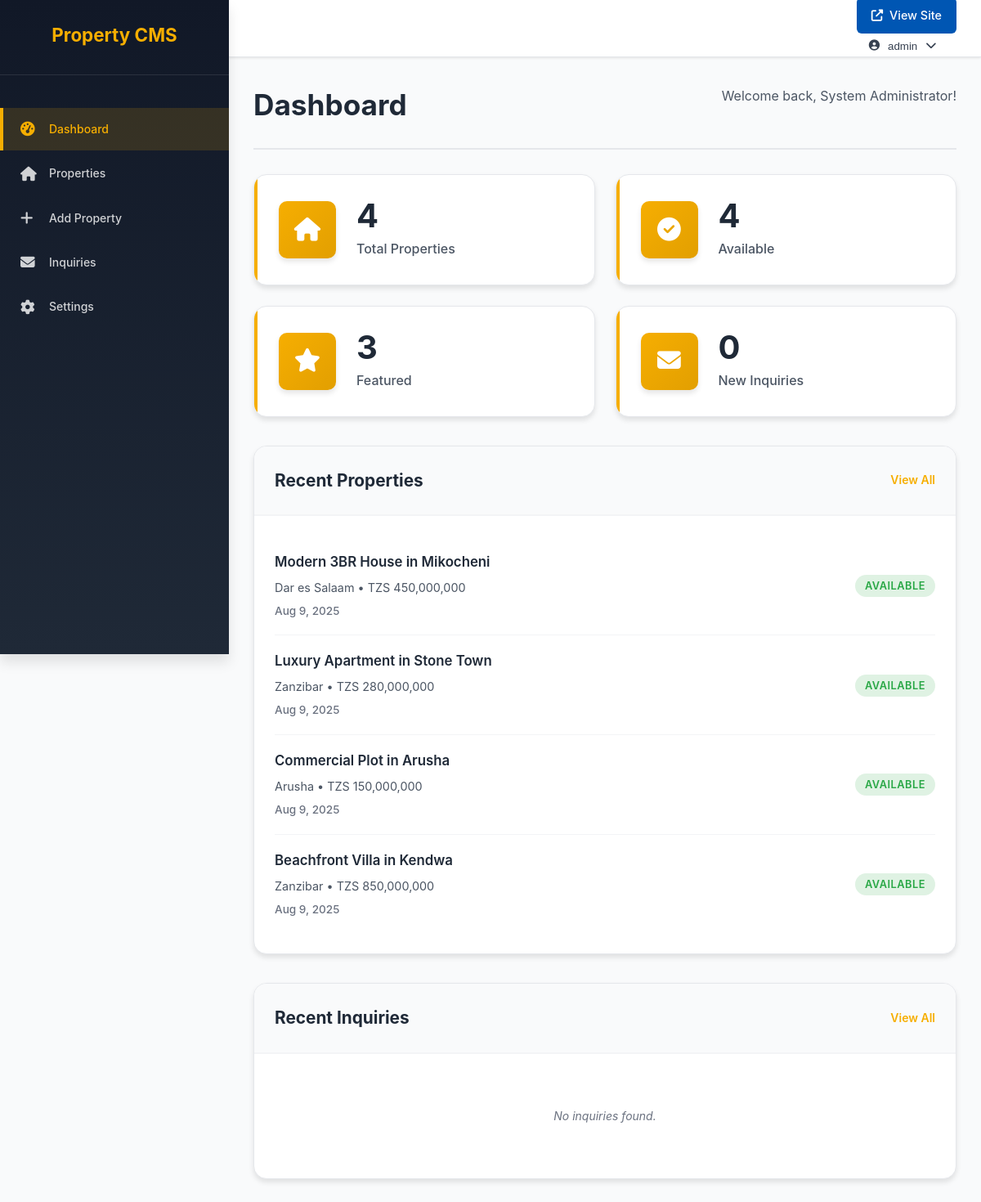
/admin/index.php (signed in), run on the app's committed database.
### tables this page shows
CREATE TABLE IF NOT EXISTS properties (
    id INT AUTO_INCREMENT PRIMARY KEY,
    title VARCHAR(255) NOT NULL,
    description TEXT,
    property_type ENUM('house', 'apartment', 'land', 'commercial') NOT NULL,
    location VARCHAR(255) NOT NULL,
    price DECIMAL(15,2) NOT NULL,
    bedrooms INT DEFAULT 0,
    bathrooms INT DEFAULT 0,
    area DECIMAL(10,2) DEFAULT 0,
    images JSON,
    featured BOOLEAN DEFAULT FALSE,
    status ENUM('available', 'sold', 'pending') DEFAULT 'available',
    views INT DEFAULT 0,
    created_at TIMESTAMP DEFAULT CURRENT_TIMESTAMP,
    updated_at TIMESTAMP DEFAULT CURRENT_TIMESTAMP ON UPDATE CURRENT_TIMESTAMP
);

### config/database.php (called while the page is built, shortened)
<?php
class Database {
    private static $instance = null;
    private $connection;
    private $host = 'localhost';
    private $database = 'u145584795_promaafrica';
    private $username = 'u145584795_protas';
    private $password = 'Promaafrica@2024';
    private $charset = 'utf8mb4';
    private function __construct() {
        $dsn = "mysql:host={$this->host};dbname={$this->database};charset={$this->charset}";
        $options = [
            PDO::ATTR_ERRMODE => PDO::ERRMODE_EXCEPTION,
            PDO::ATTR_DEFAULT_FETCH_MODE => PDO::FETCH_ASSOC,
            PDO::ATTR_EMULATE_PREPARES => false,
        ];
        try {
            $this->connection = new PDO($dsn, $this->username, $this->password, $options);
        } catch (PDOException $e) {
            throw new PDOException($e->getMessage(), (int)$e->getCode());
        }
    }
    public static function getInstance() {
        if (self::$instance === null) {
            self::$instance = new self();
        }
        return self::$instance;
    }
    public function getConnection() {
        return $this->connection;
    }
}
?>

### admin/auth.php (called while the page is built, shortened)
<?php
require_once '../config/database.php';
class Auth {
    public function getUser() {
        return $_SESSION['admin_user'] ?? null;
    }
}
?>

### admin/index.php (the view, shortened to what this page needs)
<?php
require_once 'auth.php';
require_once '../config/database.php';
$auth = new Auth();
$auth->requireLogin();
$db = Database::getInstance()->getConnection();
try {
    $stats = [];
    $stmt = $db->query("SELECT COUNT(*) as total FROM properties");
    $stats['total_properties'] = $stmt->fetchColumn();
    $stmt = $db->query("SELECT COUNT(*) as available FROM properties WHERE status = 'available'");
    $stats['available_properties'] = $stmt->fetchColumn();
    $stmt = $db->query("SELECT COUNT(*) as featured FROM properties WHERE featured = 1");
    $stats['featured_properties'] = $stmt->fetchColumn();
    $stmt = $db->query("SELECT COUNT(*) as total FROM inquiries");
    $stats['total_inquiries'] = $stmt->fetchColumn();
    $stmt = $db->query("SELECT COUNT(*) as new FROM inquiries WHERE status = 'new'");
    $stats['new_inquiries'] = $stmt->fetchColumn();
    $stmt = $db->query("SELECT * FROM properties ORDER BY created_at DESC LIMIT 5");
    $recent_properties = $stmt->fetchAll();
    $stmt = $db->query("
        SELECT i.*, p.title as property_title
        FROM inquiries i
        LEFT JOIN properties p ON i.property_id = p.id
        ORDER BY i.created_at DESC LIMIT 5
    ");
    $recent_inquiries = $stmt->fetchAll();
} catch (PDOException $e) {
    $stats = [];
    $recent_properties = [];
    $recent_inquiries = [];
    error_log("Dashboard error: " . $e->getMessage());
}
$user = $auth->getUser();
?>
<!DOCTYPE html>
<html lang="en">
<head>
    <link rel="stylesheet" href="admin-styles.css">
     <link rel="stylesheet" href="styles.css">
    <link rel="stylesheet" href="https://cdnjs.cloudflare.com/ajax/libs/font-awesome/6.4.0/css/all.min.css">
</head>
<body>
    <div class="admin-layout">
        <?php include 'includes/sidebar.php'; ?>
        <div class="main-content">
            <?php include 'includes/header.php'; ?>
            <div class="content-area">
                <div class="page-header">
                    <h1>Dashboard</h1>
                    <p>Welcome back, <?php echo htmlspecialchars($user['full_name']); ?>!</p>
                </div>
                <div class="stats-grid">
                    <div class="stat-card">
                        <div class="stat-icon">
                            <i class="fas fa-home"></i>
                        </div>
                        <div class="stat-content">
                            <h3><?php echo number_format($stats['total_properties'] ?? 0); ?></h3>
                            <p>Total Properties</p>
                        </div>
                    </div>
                    <div class="stat-card">
                        <div class="stat-icon">
                            <i class="fas fa-check-circle"></i>
                        </div>
                        <div class="stat-content">
                            <h3><?php echo number_format($stats['available_properties'] ?? 0); ?></h3>
                            <p>Available</p>
                        </div>
                    </div>
                    <div class="stat-card">
                        <div class="stat-icon">
                            <i class="fas fa-star"></i>
                        </div>
                        <div class="stat-content">
                            <h3><?php echo number_format($stats['featured_properties'] ?? 0); ?></h3>
                            <p>Featured</p>
                        </div>
                    </div>
                    <div class="stat-card">
                        <div class="stat-icon">
                            <i class="fas fa-envelope"></i>
                        </div>
                        <div class="stat-content">
                            <h3><?php echo number_format($stats['new_inquiries'] ?? 0); ?></h3>
                            <p>New Inquiries</p>
                        </div>
                    </div>
                </div>
                <div class="dashboard-grid">
                    <div class="dashboard-section">
                        <div class="section-header">
                            <h2>Recent Properties</h2>
                            <a href="properties.php" class="btn-link">View All</a>
                        </div>
                        <div class="recent-items">
                            <?php if (empty($recent_properties)): ?>
                                <p class="no-data">No properties found.</p>
                            <?php else: ?>
                                <?php foreach ($recent_properties as $property): ?>
                                    <div class="recent-item">
                                        <div class="item-info">
                                            <h4><?php echo htmlspecialchars($property['title']); ?></h4>
                                            <p><?php echo htmlspecialchars($property['location']); ?> • TZS <?php echo number_format($property['price']); ?></p>
                                            <span class="item-date"><?php echo date('M j, Y', strtotime($property['created_at'])); ?></span>
                                        </div>
                                        <div class="item-status">
                                            <span class="status-badge status-<?php echo $property['status']; ?>">
                                                <?php echo ucfirst($property['status']); ?>
                                            </span>
                                        </div>
                                    </div>
                                <?php endforeach; ?>
                            <?php endif; ?>
                        </div>
                    </div>
                    <div class="dashboard-section">
                        <div class="section-header">
                            <h2>Recent Inquiries</h2>
                            <a href="inquiries.php" class="btn-link">View All</a>
                        </div>
                        <div class="recent-items">
                            <?php if (empty($recent_inquiries)): ?>
                                <p class="no-data">No inquiries found.</p>
                            <?php endif; ?>
                        </div>
                    </div>
                </div>
            </div>
        </div>
    </div>
</body>
</html>

### admin/includes/sidebar.php
<?php
$current_page = basename($_SERVER['PHP_SELF']);
?>
<div class="sidebar">
    <div class="sidebar-header">
        <h2>Property CMS</h2>
    </div>
    <nav class="sidebar-nav">
        <ul>
            <li class="<?php echo $current_page === 'index.php' ? 'active' : ''; ?>">
                <a href="index.php">
                    <i class="fas fa-tachometer-alt"></i>
                    <span>Dashboard</span>
                </a>
            </li>
            <li class="<?php echo $current_page === 'properties.php' ? 'active' : ''; ?>">
                <a href="properties.php">
                    <i class="fas fa-home"></i>
                    <span>Properties</span>
                </a>
            </li>
            <li class="<?php echo $current_page === 'add-property.php' ? 'active' : ''; ?>">
                <a href="add-property.php">
                    <i class="fas fa-plus"></i>
                    <span>Add Property</span>
                </a>
            </li>
            <li class="<?php echo $current_page === 'inquiries.php' ? 'active' : ''; ?>">
                <a href="inquiries.php">
                    <i class="fas fa-envelope"></i>
                    <span>Inquiries</span>
                </a>
            </li>
            <li class="<?php echo $current_page === 'settings.php' ? 'active' : ''; ?>">
                <a href="settings.php">
                    <i class="fas fa-cog"></i>
                    <span>Settings</span>
                </a>
            </li>
        </ul>
    </nav>
</div>

### admin/includes/header.php (shortened to what this page needs)
<div class="top-header">
    <div class="header-right">
        <div class="header-actions">
            <a href="../sales.php" target="_blank" class="btn-view-site">
                <i class="fas fa-external-link-alt"></i>
                View Site
            </a>
            <div class="user-menu">
                <button class="user-menu-toggle" id="userMenuToggle">
                    <i class="fas fa-user-circle"></i>
                    <span><?php echo htmlspecialchars($user['username']); ?></span>
                    <i class="fas fa-chevron-down"></i>
                </button>
            </div>
        </div>
    </div>
</div>

### data on the page
properties: bathrooms "3", views "0", title "Beachfront Villa in Kendwa", location "Zanzibar", price "850,000,000", created_at "Aug 9, 2025", status "AVAILABLE"
properties: title "Modern 3BR House in Mikocheni", location "Dar es Salaam", price "450,000,000", created_at "Aug 9, 2025", status "AVAILABLE"
properties: title "Luxury Apartment in Stone Town", location "Zanzibar", price "280,000,000", created_at "Aug 9, 2025", status "AVAILABLE"
properties: title "Commercial Plot in Arusha", location "Arusha", price "150,000,000", created_at "Aug 9, 2025", status "AVAILABLE"

### other printed values
$user['username'] "admin"
$user['full_name'] "System Administrator"
$stats['total_properties'] "4"
$stats['available_properties'] "4"
